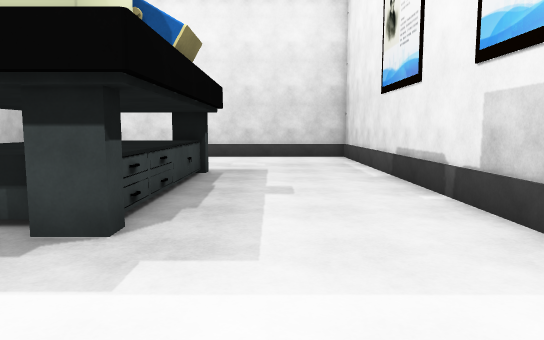
[1] (above)

14 first-person views from a walk through a 3-D level made in the Unity game engine. The camera is 1.3 m above the floor, tilts 6° down and sees 70° across. The floor is counted in squares, 1 m on a side. Each view is taken from the middle of a square. On the plan, view 1 faces up. The plan holds only what a view shows up to about 16 squares ahead; the rest is blank.

[2]
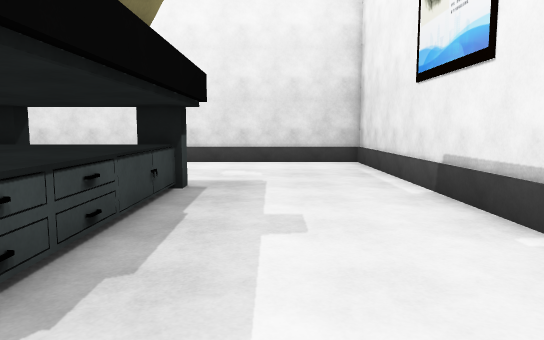

[3]
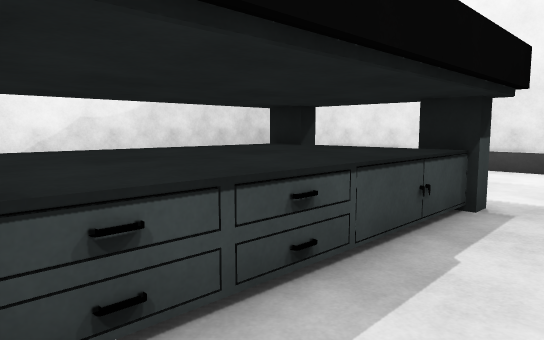

[4]
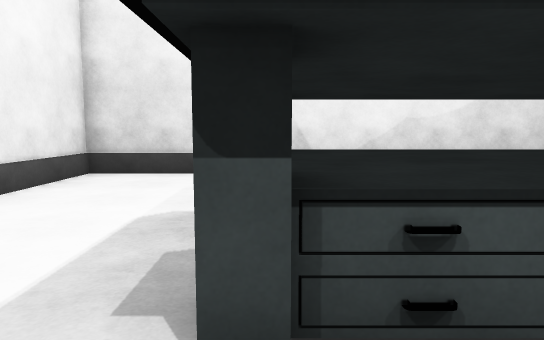

[5]
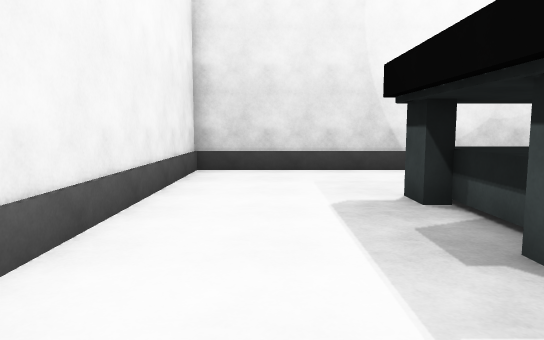

[6]
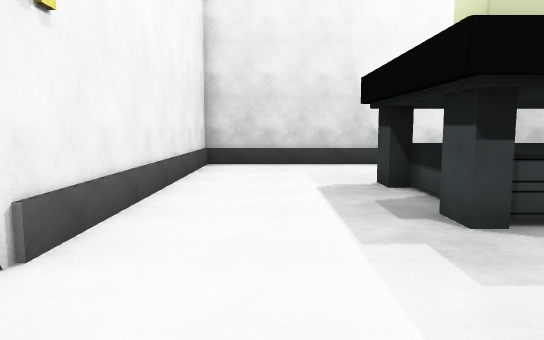

[7]
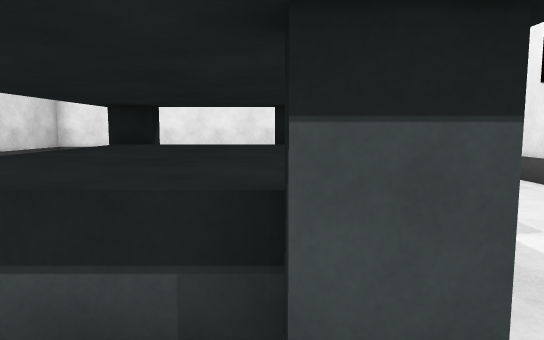

[8]
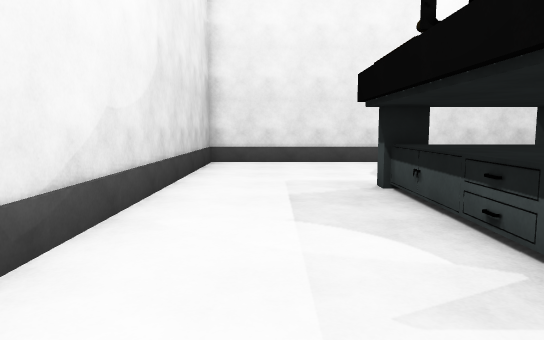

[9]
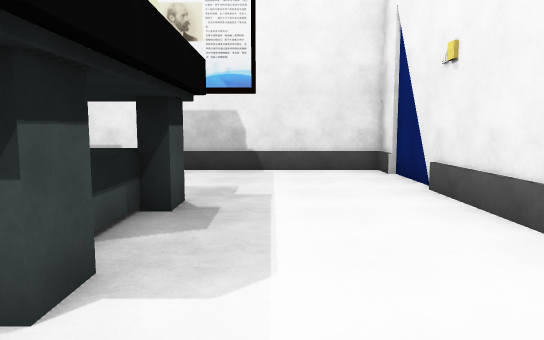

[10]
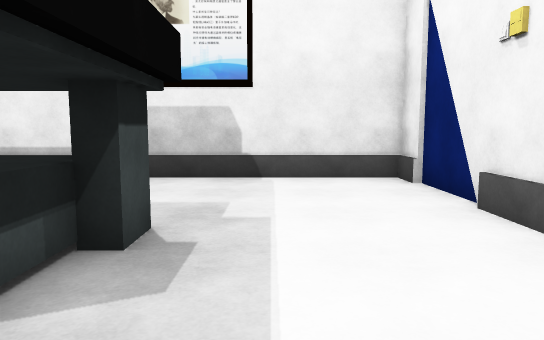

[11]
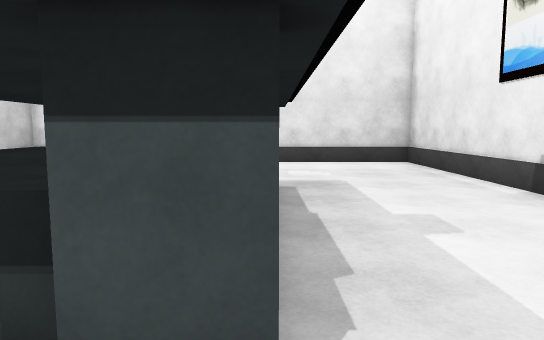

[12]
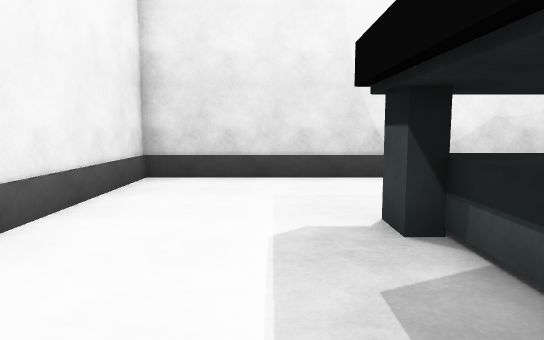

[13]
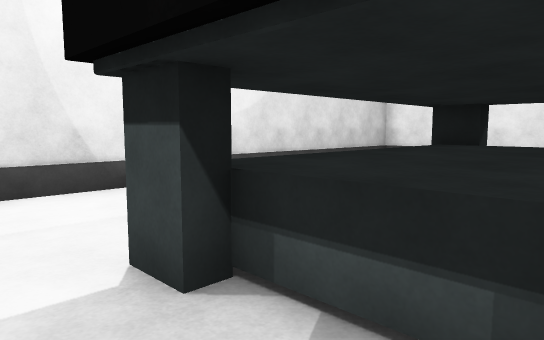

[14]
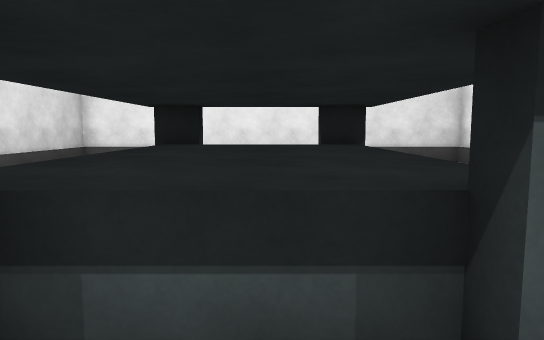

### Floor plan
Key: @ floor where view 1 was taken; # wall or solid block; . floor; = window, fence, low wall or low ledge; ^ raised ledge.
Columns run from 12 left of view 1 to 4 right of it. Each row starts with its distance up from view 1.
 19 #################
 18 #...............#
 17 #....... .......#
 16 #......  .......#
 15 #......  .......#
 14 #......  .......#
 13 #......   ......#
 12 #.....   ##.....#
 11 #.....===^=.....#
 10 #.....=^^^=.....#
  9 #.....=^^^=.....#
  8 #.....=^^^=.....#
  7 #.....=^^^=.....#
  6 #.....=^^^=.....#
  5 #.....#==##.....#
  4 #...............#
  3 #...............#
  2 #...............#
  1 #...............#
  0 #...........@...#
 -1 #################

Where each view was taken, in squares from view 1:
view 1: 0 up, 0 right, facing up
view 2: 3 up, 0 right, facing up
view 3: 5 up, 0 right, facing up-left
view 4: 5 up, 0 right, facing left
view 5: 2 up, 1 right, facing left
view 6: 2 up, 3 right, facing left
view 7: 3 up, 3 left, facing up
view 8: 3 up, 9 left, facing up
view 9: 3 up, 9 left, facing right
view 10: 3 up, 7 left, facing right
view 11: 3 up, 2 left, facing up
view 12: 3 up, 1 left, facing left
view 13: 3 up, 3 left, facing up-left
view 14: 3 up, 4 left, facing up
